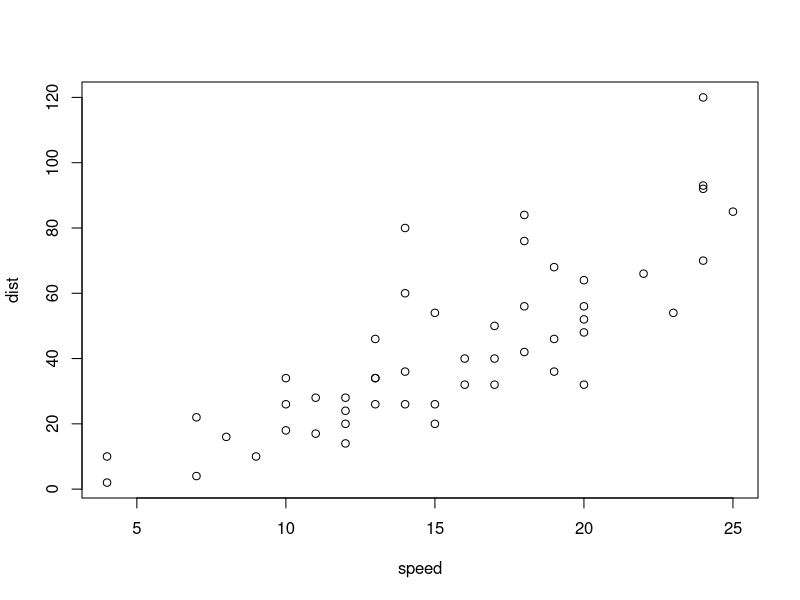
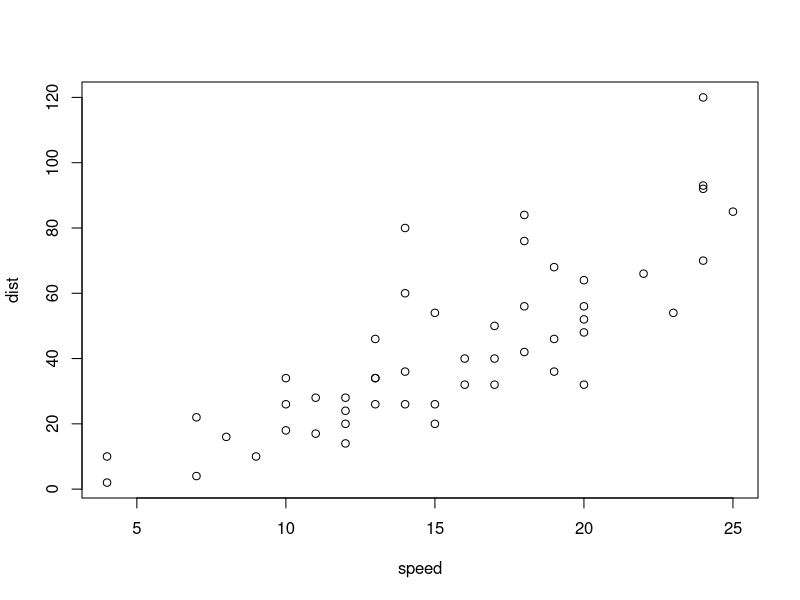
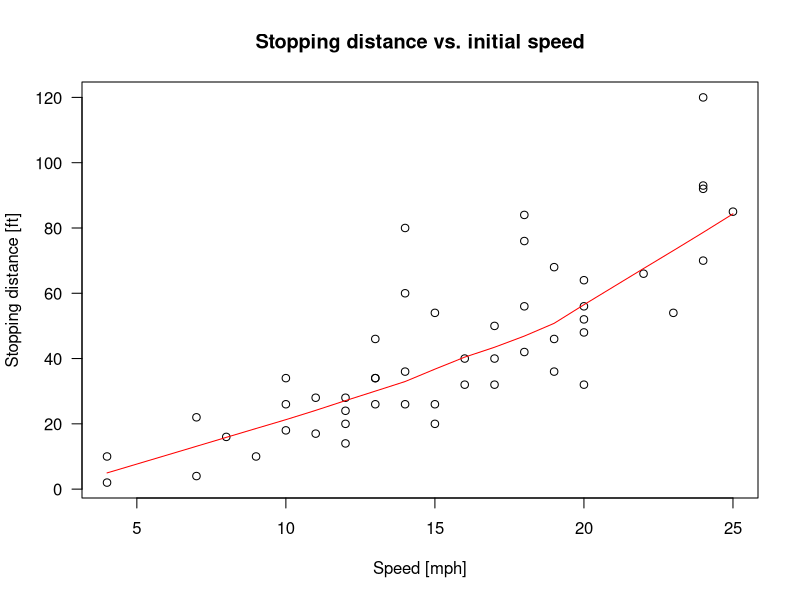
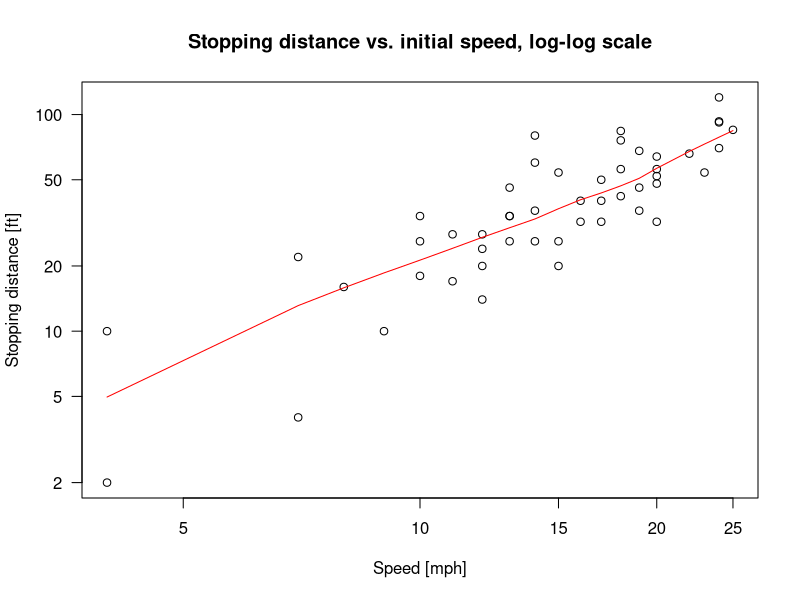
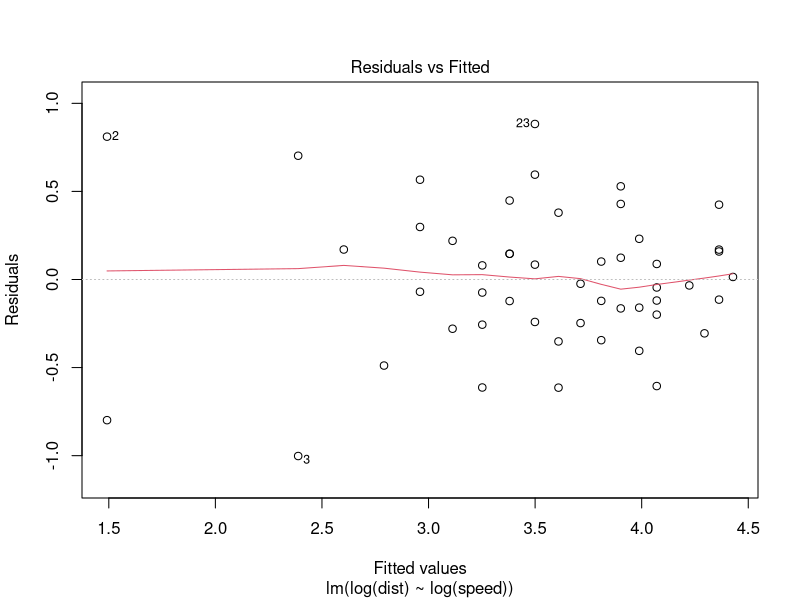
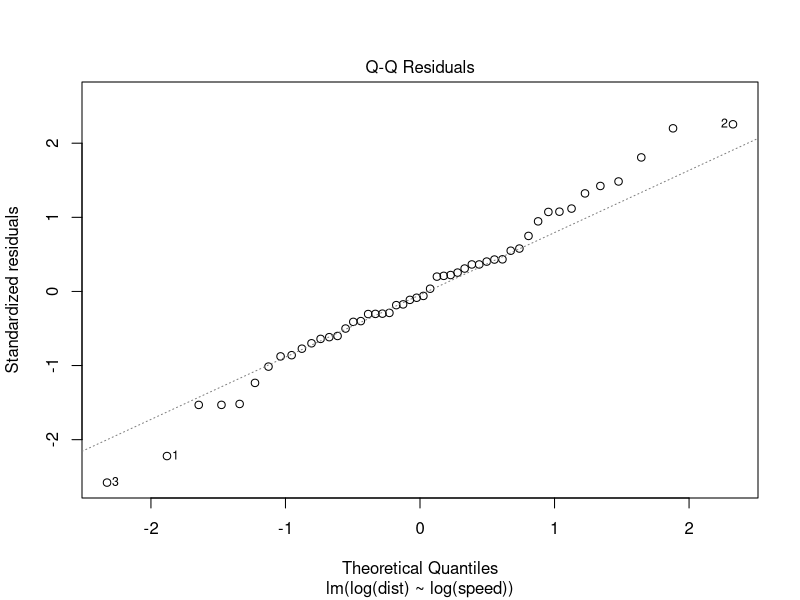
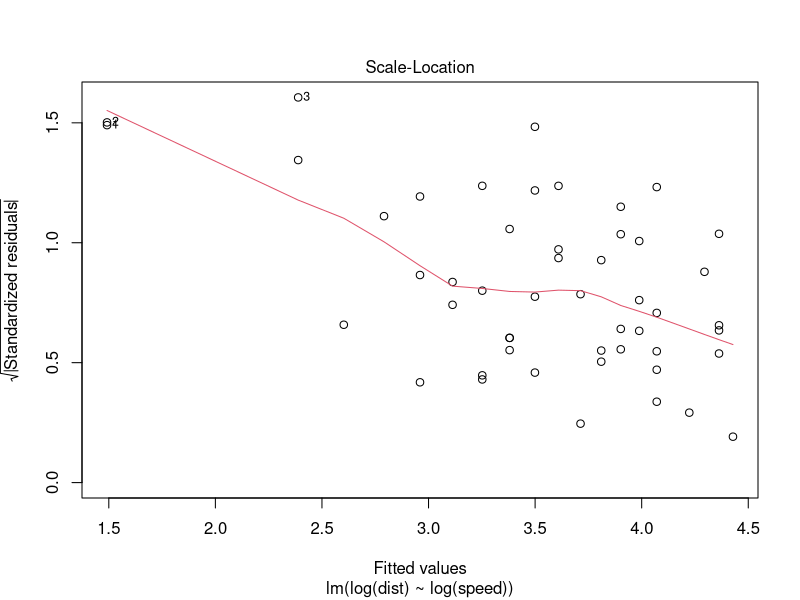
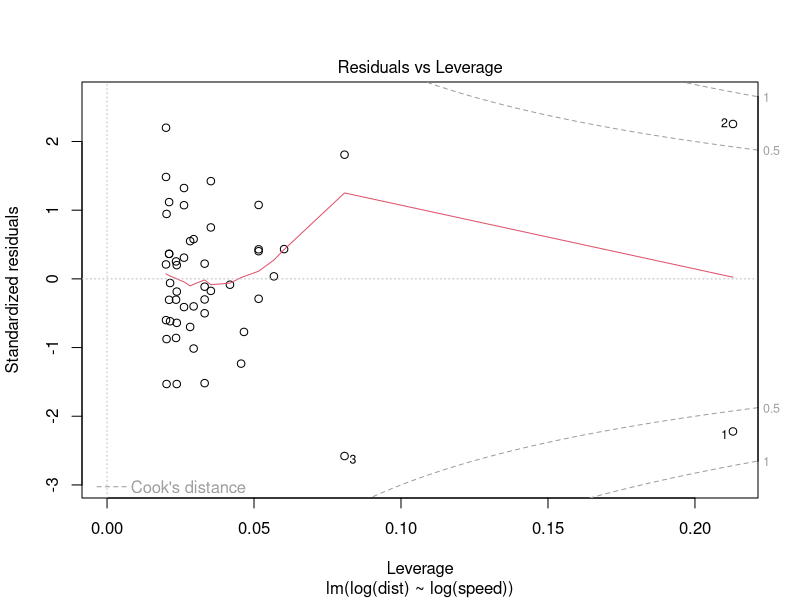

The R script that drew these images, in order:
## ---- chunk 1
plot(cars)
## ---- chunk 2
help(cars)
## ---- chunk 3
head(cars)
## ---- chunk 4
plot(cars)
## ---- chunk 5
plot(cars, xlab = "Speed [mph]", ylab = "Stopping distance [ft]", las = 1)
lines(lowess(cars$speed, cars$dist, f = 2/3, iter = 3), col = "red")
title(main="Stopping distance vs. initial speed")
## ---- chunk 6
plot(cars, xlab = "Speed [mph]", ylab = "Stopping distance [ft]", las = 1, log = "xy")
lines(lowess(cars$speed, cars$dist, f = 2/3, iter = 3), col = "red")
title(main="Stopping distance vs. initial speed, log-log scale")
## ---- chunk 7
fmL <- lm(log(dist) ~ log(speed), data = cars)
summary(fmL)
plot(fmL)
